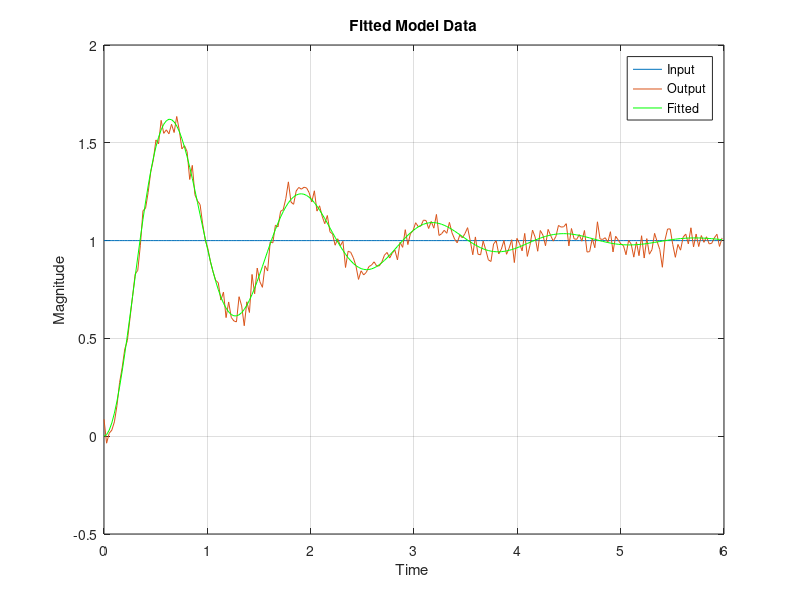
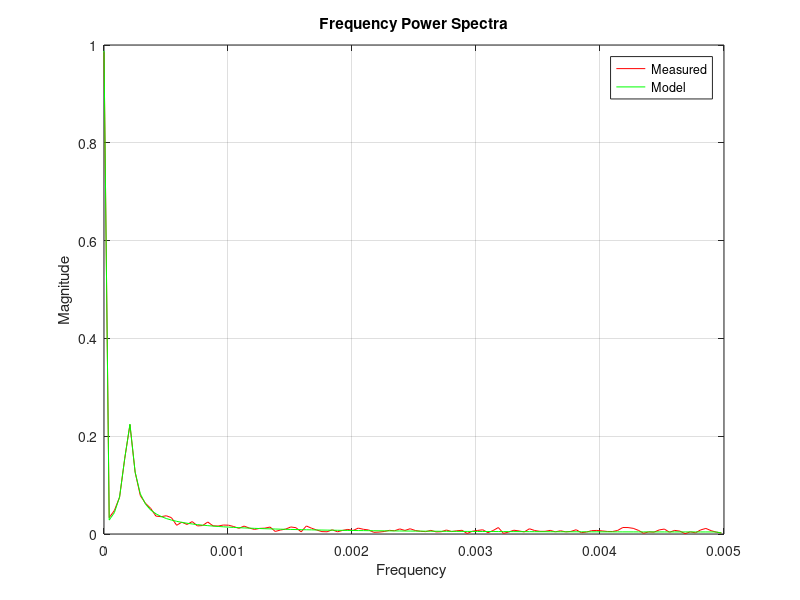
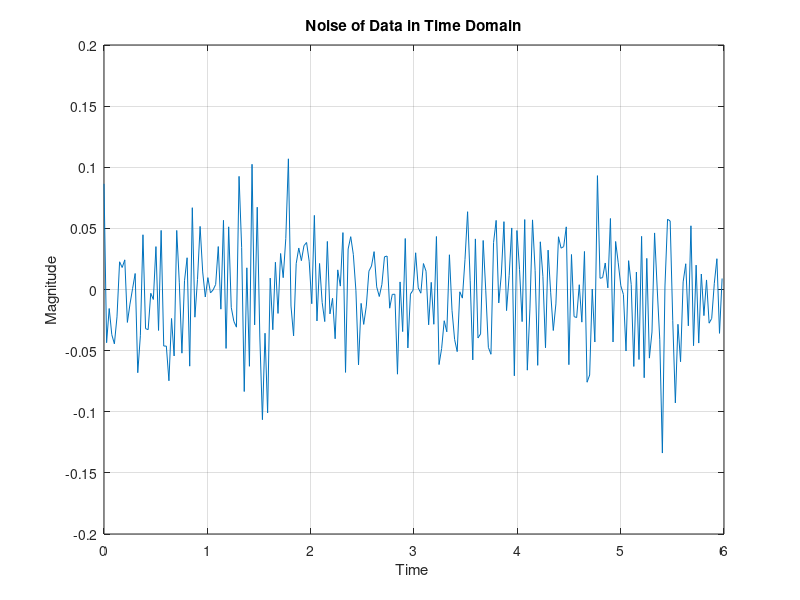
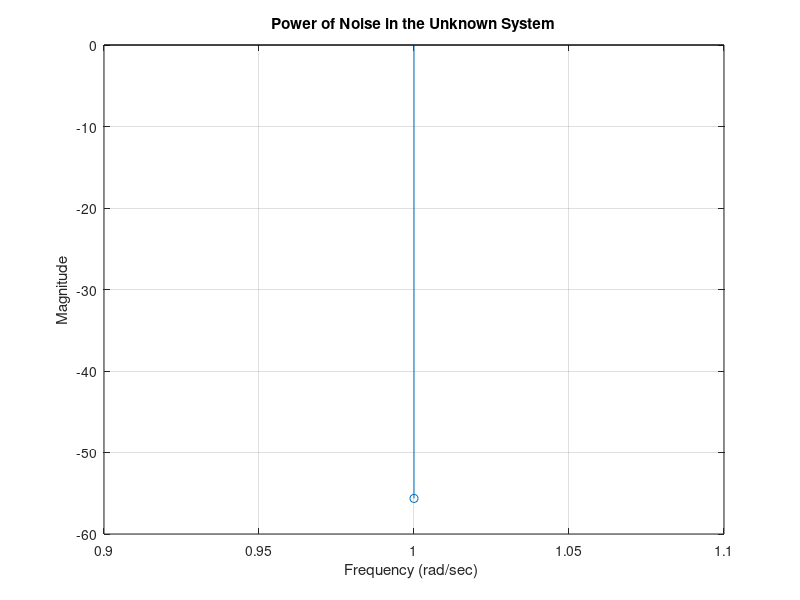

The MATLAB source for these figures, in order: (Note: this script raises an error after producing the figures.)
clc

close all

clear all

#-------------------Read in Data------------------------------

Data = load('student.mat');



output = Data.cn;
input  = Data.r;
t      = Data.t;

#-------------------Plot Data------------------------------

original_data = figure;
plot(t,input);
grid on;
xlabel('Time ')
ylabel ('Magnitude')


hold on

plot(t,output);

#-------------------Fitted model------------------------------

zeta        = 0.15;
natural_f   = 5;
theta       = acos(zeta);
damp_f      = natural_f*sqrt(1-zeta^2);

model       = (1 - (1/sqrt(1-zeta^2))*exp(-zeta*natural_f*t).*sin(damp_f*t + theta));

hold on

plot (t, model, 'g');


heading = strcat('Fitted Model Data ');
title(heading);

legend('Input', 'Output', 'Fitted');

hold off

#-------------------Fitted model Transfer Function------------------------------
K           = 1;
numerator   = K* natural_f;
denominator = [1 , 2*zeta*natural_f ,natural_f^2 ];

sys         = tf(numerator , denominator)

#-------------------Frequency Spectra------------------------------------

L                       =   length(output);

frequency_spectra       =   figure;

Measured                =   fft(output);

P2 = abs(Measured/L);
P1 = P2(1:L/2+1);
P1(2:end-1) = 2*P1(2:end-1);

f = 0.01*(0:(L/2))/L;


plot(f , P1, 'r');


hold on


Model  = fft(model);
P2     = abs(Model/L);
P1     = P2(1:L/2+1);
P1(2:end-1) = 2*P1(2:end-1);

f = (0.01)*(0:(L/2))/L;

plot(f , P1, 'g');

grid on
heading = strcat('Frequency Power Spectra');
title(heading);
legend('Measured', 'Model');
xlabel('Frequency ')
ylabel ('Magnitude')

hold off

#------------------Naive Approach----------------------------



#------Expected Noise (Unknown vs Model) - Time Domain Analysis - Plot----------

noise_signal = figure;

#difference of signals
noise = (output - model);

plot(t,noise);
grid on;
xlabel('Time ')
ylabel ('Magnitude')

heading = strcat('Noise of Data in Time Domain ');

title(heading);

#-------------------Expected Noise Power - Time Domain Analysis - Calculation-----------

L=length(noise);


rms = 1000*std (noise);



power_of_noise = 20*log10(rms/1000);

#power_of_noise  = 20*log10((noise)^2)/L;
#power_of_noise  = std(noise);

sprintf('Power of noise signal Time Domain analysis %f',power_of_noise)


#-------------------Expected Noise Power - Frequency Domain Analysis---------
noise_signal = figure;

X   = fft(noise);
Px  = mag2db(sum(X.*conj(X))/(L^2));

stem(Px);


sprintf('Power of noise signal Frequency Domain Analysis %f',Px)

heading = strcat('Power of Noise in the Unknown System ');
title(heading);
xlabel('Frequency (rad/sec) ')
ylabel ('Magnitude')
grid on


#-------------------SNR-Calculation--------
#
#SNR = 20*log10(rms(model)/rms(noise));
#
#sprintf('Signal to Noise Ratio %f',SNR)




#----------------Expected Noise Power - Using Model Only-------------------------------

fs = 1000;                 % sampling frequency, Hz
T = 6;                     % signal duraton, s
N = round(T*fs);           % number of signal samples



wlen = round(N/100);
win = hamming(wlen, 'periodic');
noverlap = 0;
nfft = 2*wlen;








#remove DC
noise = model - mean(output);



Noise = figure;



plot(t, noise, 'r')
grid on
hold on



A_weighted_noise = filterC(model, fs);

plot(t, A_weighted_noise, 'b')


hold on



B_weighted_noise = filterA(model, fs);

plot(t, B_weighted_noise, 'g')

xlabel('Time(s)')
ylabel('Amplitude')

title('Noise signal in the time domain')

legend('Original signal', 'A - Weighted signal','B - Weighted signal' )


L   = length(output);

power_of_noise  = (norm(noise)^2)/L;
sprintf('Power of noise signal unweighted Time Domain analysis %f',power_of_noise)


power_of_noise =(norm(A_weighted_noise)^2)/L;
sprintf('Power of noise signal A-weighted Time Domain analysis %f',power_of_noise)



power_of_noise =(norm(B_weighted_noise)^2)/L;
sprintf('Power of noise signal B-weighted Time Domain analysis %f',power_of_noise)


#----------------Power Spectral Density-------------------------------



#--------Average Power Spectral Density before  weighting-------


[PSD, f] = pwelch(noise, win, noverlap, nfft, fs, 'onesided');
PSDdB = 20*log10(PSD);


Power_Spectra_Noise = figure;

plot(f, PSDdB, 'k')


hold on
grid on



power_of_noise = mean(PSDdB);
sprintf('Average Power Spectral Density before the weighting %f',power_of_noise)


#-------Average Power Spectral Density after  weighting----------

[PSD, f] = pwelch(A_weighted_noise, win, noverlap, nfft, fs, 'onesided');
PSDdB = 20*log10(PSD);
plot(f, PSDdB, 'r')
hold on

power_of_noise = mean(PSDdB);
sprintf('Average Power Spectral Density after A-weighting %f',power_of_noise)




[PSD, f] = pwelch(B_weighted_noise, win, noverlap, nfft, fs, 'onesided');
PSDdB = 20*log10(PSD);

plot(f, PSDdB, 'g')



power_of_noise = mean(PSDdB);
sprintf('Average Power Spectral Density after B-weighting %f',power_of_noise)


xlabel('Frequency')
ylabel('Magnitude')
title('Power Spectral Density of the signal')
legend('Unweighted', 'A-weighted', 'B-weighted');


hold off

#----------------------SNR-----------------------


[PSD, f] = pwelch(model, win, noverlap, nfft, fs, 'onesided');
PSDdB = 20*log10(PSD);


vrms = 1000*std (noise);



true_noise = 20*log10(vrms/1000);
sprintf('True Noise %f',true_noise)

SNR = (PSDdB/true_noise);

plot (f,SNR);
xlabel('Frequency (Hz)')
ylabel('Magnitude (dB)')
grid on
title('Signal to Noise Ration')
#legend('Unweighted', 'A-weighted', 'B-weighted');

#sprintf('Signal to Noise Ratio %f',SNR)
